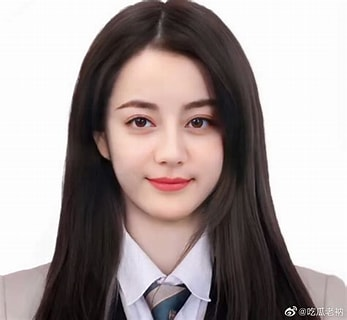
#> input picture Chapter3代码/Pictures/OIP-C.jpg, 347 x 320 px, found by its file name
$ python '人脸检测.py'
#> lines starting #> are read from the running program, lines starting #| are printed output that depends on the picture; after the words box and inside, x2 and y2 are one past the last pixel; in counts of white or black regions, pixels touching at a corner belong together
import cv2

# ===================== 配置项 =====================
IMAGE_PATH = "/home/pi/Pictures/OIP-C.jpg"  # 待检测的图片路径
SAVE_PATH = "/home/pi/Pictures/face_detected.jpg"  # 检测结果保存路径
# Haar分类器路径（适配OpenCV所有版本）
CASCADE_PATH = cv2.data.haarcascades + 'haarcascade_frontalface_default.xml'

def detect_face_and_save():
    # 2. 加载Haar特征分类器
    face_cascade = cv2.CascadeClassifier(CASCADE_PATH)
    if face_cascade.empty():
        print(f"❌ 错误：Haar分类器加载失败 → {CASCADE_PATH}")
        return
    print("✅ Haar人脸分类器加载成功")

    # 3. 读取图像
    image = cv2.imread(IMAGE_PATH)
#> image is the input picture: shape (320, 347, 3); mean B, G, R 154, 154.9, 165.9
    if image is None:
        print(f"❌ 错误：无法读取图片 → {IMAGE_PATH}")
        return
    print(f"✅ 成功读取图片：{IMAGE_PATH}（尺寸：{image.shape[1]}×{image.shape[0]}）")
#| ✅ 成功读取图片：/home/pi/Pictures/OIP-C.jpg（尺寸：347×320）

    # 4. 转换为灰度图像
    gray_image = cv2.cvtColor(image, cv2.COLOR_BGR2GRAY)
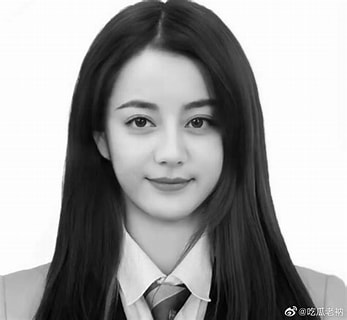
#> gray_image: shape (320, 347); min 0, max 255, mean 158.1

    # 5. 进行人脸检测
    faces = face_cascade.detectMultiScale(
        gray_image,
        scaleFactor=1.1,
        minNeighbors=5,
        minSize=(30, 30)
    )
#> faces = [[85, 59, 162, 162]]
    print(f"🔍 检测到 {len(faces)} 个人脸")
#| 🔍 检测到 1 个人脸

    # 6. 绘制检测框
    for (x, y, w, h) in faces:
        cv2.rectangle(image, (x, y), (x+w, y+h), (255, 0, 0), 2)
        print(f"📌 人脸位置：左上角({x},{y})，宽{w}，高{h}")
#> this loop made 1 pass
#| 📌 人脸位置：左上角(85,59)，宽162，高162
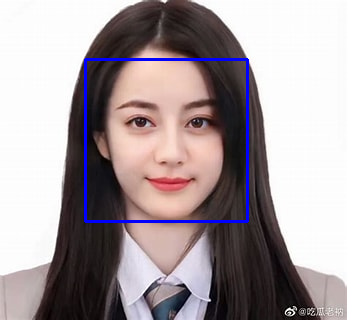
#> image: shape (320, 347, 3); 1.75% of pixels changed, all inside (x1, y1, x2, y2) = (84, 58, 249, 223)

    # 7. 保存检测结果（核心：替代imshow显示）
    cv2.imwrite(SAVE_PATH, image)
    print(f"✅ 检测结果已保存到：{SAVE_PATH}")

if __name__ == "__main__":
    detect_face_and_save()

$ run again, with Chapter3代码/Pictures/crowd.jpeg copied over Chapter3代码/Pictures/OIP-C.jpg
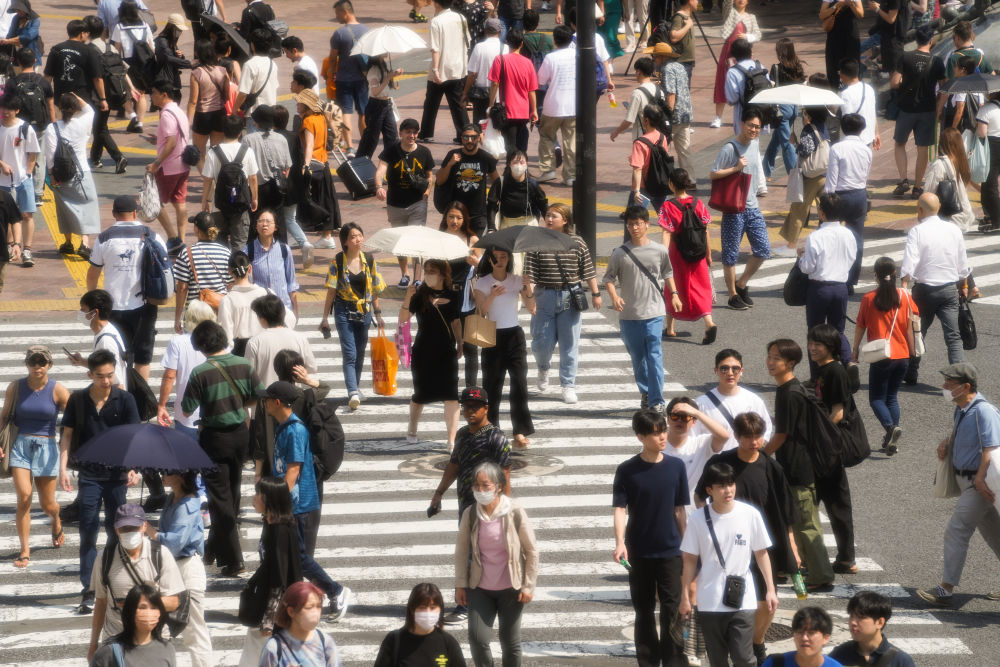
#> input picture Chapter3代码/Pictures/crowd.jpeg, 1000 x 667 px, found by its file name
#> in detect_face_and_save, image is the input picture: shape (667, 1000, 3); mean B, G, R 106.2, 111.7, 123
#| ✅ 成功读取图片：/home/pi/Pictures/OIP-C.jpg（尺寸：1000×667）
#> in detect_face_and_save, `gray_image = cv2.cvtColor(image, cv2.COLOR_BGR2GRAY)`:
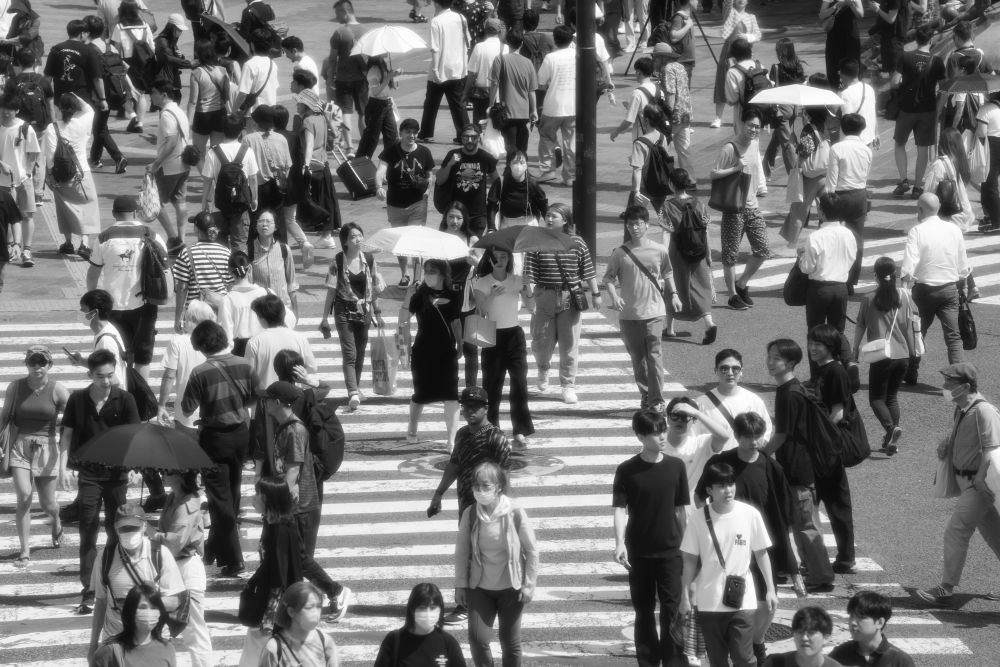
#> gray_image: shape (667, 1000); min 2, max 255, mean 114.4
#> faces = [[762, 571, 49, 49], [624, 242, 67, 67], [571, 395, 228, 228]]
#| 🔍 检测到 3 个人脸
#> the loop in detect_face_and_save, `for (x, y, w, h) in faces:` made 3 passes
#> (printed output is left out)
#> after the loop in detect_face_and_save, `for (x, y, w, h) in faces:`:
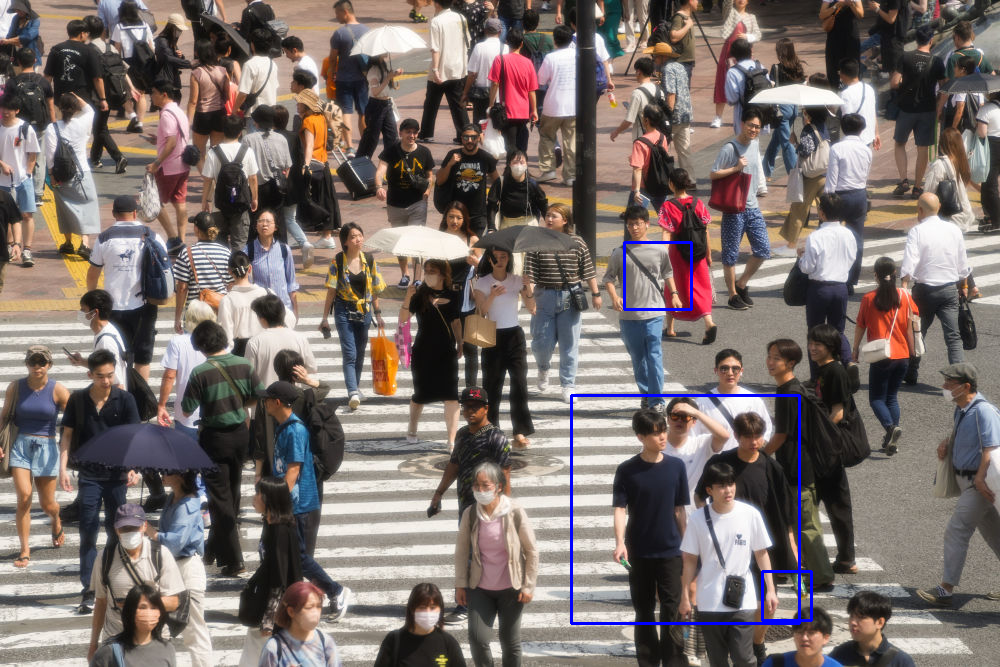
#> image: shape (667, 1000, 3); 0.61% of pixels changed, all inside (x1, y1, x2, y2) = (570, 241, 813, 625)
